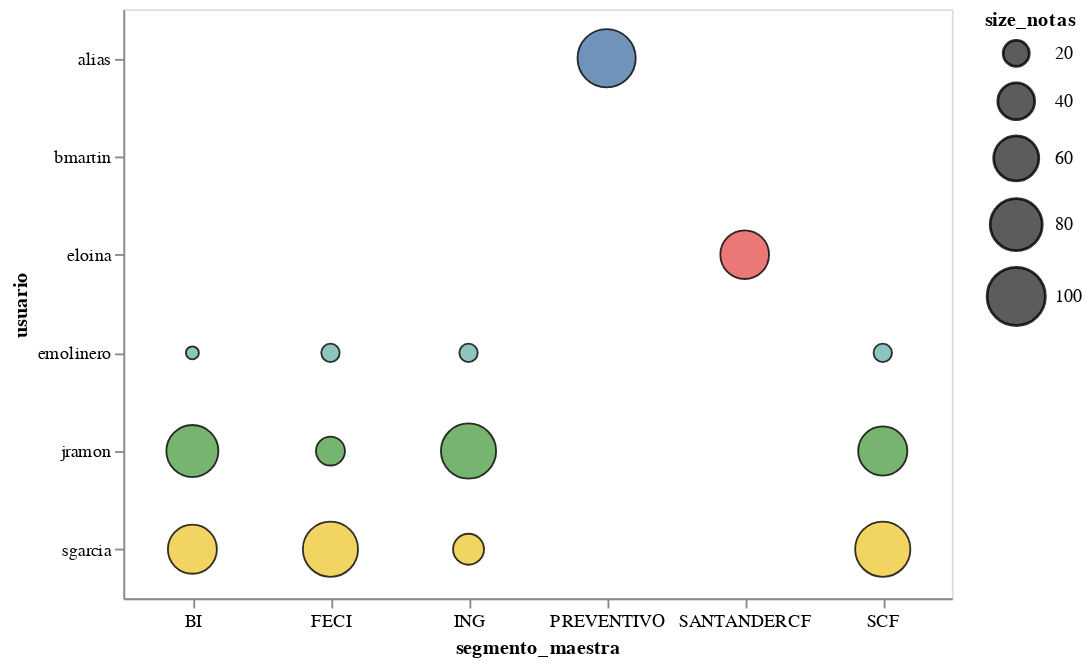

Notebook source saved alongside this figure:
### Code cell
alt.Chart(notas).mark_circle(
    filled=True,
    opacity=0.8,
    stroke='black',
    strokeWidth=1
).encode(
    alt.X('segmento_maestra:O', axis=alt.Axis(labelAngle=0)),
    alt.Y('usuario:N'),
    alt.Size('notas_f_corr:Q',
        scale=alt.Scale(range=[0, 1000]),
        legend=alt.Legend(title='size_notas')
    ),
    alt.Color('usuario:N', legend=None),
    tooltip = [alt.Tooltip('segmento_maestra'),
               alt.Tooltip('usuario'),
               alt.Tooltip('notas_f_corr')
              ]
).properties(
    width=450,
    height=320
).interactive()

### Figure 1 — Vega-Lite specification as saved in the notebook (floating-point values rounded to 4 significant figures)
{"config": {"view": {"continuousWidth": 400, "continuousHeight": 300}}, "data": {"name": "data-ebd97ad0f3756408f0ec2050c936693c"}, "mark": {"type": "circle", "filled": true, "opacity": 0.8, "stroke": "black", "strokeWidth": 1}, "encoding": {"color": {"type": "nominal", "field": "usuario", "legend": null}, "size": {"type": "quantitative", "field": "notas_f_corr", "legend": {"title": "size_notas"}, "scale": {"range": [0, 1000]}}, "tooltip": [{"type": "nominal", "field": "segmento_maestra"}, {"type": "nominal", "field": "usuario"}, {"type": "quantitative", "field": "notas_f_corr"}], "x": {"type": "ordinal", "axis": {"labelAngle": 0}, "field": "segmento_maestra"}, "y": {"type": "nominal", "field": "usuario"}}, "height": 320, "selection": {"selector003": {"type": "interval", "bind": "scales", "encodings": ["x", "y"]}}, "width": 450, "$schema": "https://vega.github.io/schema/vega-lite/v4.8.1.json", "datasets": {"data-ebd97ad0f3756408f0ec2050c936693c": [{"usuario": "alias", "segmento_maestra": "PREVENTIVO", "usuario_segmento": "aliasPREVENTIVO", "tasa_horaria": 1.0, "sum": 0.0, "count": 0.0, "eficacias": 30.0, "horas_trabajadas": 150.0, "factor_corrector": 1.0, "h_trab_seg": 150.0, "cobros_hora": 0.0, "eficacia_hora": 0.2, "suma_notas": 0.2, "max": 100, "min": 20, "max_seg": 0.2, "min_seg": 0.2, "range_seg": 0.0, "notas_f_corr": 100.0}, {"usuario": "emolinero", "segmento_maestra": "BI", "usuario_segmento": "emolineroBI", "tasa_horaria": 0.6, "sum": 280.0, "count": 3.0, "eficacias": 0.0, "horas_trabajadas": 105.0, "factor_corrector": 0.8, "h_trab_seg": 63.0, "cobros_hora": 4.4, "eficacia_hora": 0.0, "suma_notas": 4.4, "max": 80, "min": 5, "max_seg": 11.4, "min_seg": 4.4, "range_seg": 7.0, "notas_f_corr": 5.0}, {"usuario": "emolinero", "segmento_maestra": "FECI", "usuario_segmento": "emolineroFECI", "tasa_horaria": 0.0, "sum": 120.0, "count": 2.0, "eficacias": 0.0, "horas_trabajadas": 105.0, "factor_corrector": 0.8, "h_trab_seg": 5.2, "cobros_hora": 22.9, "eficacia_hora": 0.0, "suma_notas": 22.9, "max": 90, "min": 10, "max_seg": 110.5, "min_seg": 22.9, "range_seg": 87.6, "notas_f_corr": 10.0}, {"usuario": "emolinero", "segmento_maestra": "ING", "usuario_segmento": "emolineroING", "tasa_horaria": 0.3, "sum": 310.0, "count": 2.0, "eficacias": 0.0, "horas_trabajadas": 105.0, "factor_corrector": 0.8, "h_trab_seg": 31.5, "cobros_hora": 9.8, "eficacia_hora": 0.0, "suma_notas": 9.8, "max": 90, "min": 10, "max_seg": 60.5, "min_seg": 9.8, "range_seg": 50.6, "notas_f_corr": 10.0}, {"usuario": "emolinero", "segmento_maestra": "SCF", "usuario_segmento": "emolineroSCF", "tasa_horaria": 0.0, "sum": 0.0, "count": 0.0, "eficacias": 0.0, "horas_trabajadas": 105.0, "factor_corrector": 0.8, "h_trab_seg": 5.2, "cobros_hora": 0.0, "eficacia_hora": 0.0, "suma_notas": 0.0, "max": 90, "min": 10, "max_seg": 89.5, "min_seg": 0.0, "range_seg": 89.5, "notas_f_corr": 10.0}, {"usuario": "jramon", "segmento_maestra": "BI", "usuario_segmento": "jramonBI", "tasa_horaria": 0.6, "sum": 800.0, "count": 2.0, "eficacias": 0.0, "horas_trabajadas": 107.5, "factor_corrector": 0.8, "h_trab_seg": 69.9, "cobros_hora": 11.4, "eficacia_hora": 0.0, "suma_notas": 11.4, "max": 80, "min": 5, "max_seg": 11.4, "min_seg": 4.4, "range_seg": 7.0, "notas_f_corr": 80.0}, {"usuario": "jramon", "segmento_maestra": "FECI", "usuario_segmento": "jramonFECI", "tasa_horaria": 0.1, "sum": 420.0, "count": 2.0, "eficacias": 0.0, "horas_trabajadas": 107.5, "factor_corrector": 0.8, "h_trab_seg": 10.8, "cobros_hora": 39.1, "eficacia_hora": 0.0, "suma_notas": 39.1, "max": 90, "min": 10, "max_seg": 110.5, "min_seg": 22.9, "range_seg": 87.6, "notas_f_corr": 24.8}, {"usuario": "jramon", "segmento_maestra": "ING", "usuario_segmento": "jramonING", "tasa_horaria": 0.2, "sum": 1300.0, "count": 4.0, "eficacias": 0.0, "horas_trabajadas": 107.5, "factor_corrector": 0.8, "h_trab_seg": 21.5, "cobros_hora": 60.5, "eficacia_hora": 0.0, "suma_notas": 60.5, "max": 90, "min": 10, "max_seg": 60.5, "min_seg": 9.8, "range_seg": 50.6, "notas_f_corr": 90.0}, {"usuario": "jramon", "segmento_maestra": "SCF", "usuario_segmento": "jramonSCF", "tasa_horaria": 0.0, "sum": 370.0, "count": 4.0, "eficacias": 0.0, "horas_trabajadas": 107.5, "factor_corrector": 0.8, "h_trab_seg": 5.4, "cobros_hora": 68.8, "eficacia_hora": 0.0, "suma_notas": 68.8, "max": 90, "min": 10, "max_seg": 89.5, "min_seg": 0.0, "range_seg": 89.5, "notas_f_corr": 71.5}, {"usuario": "sgarcia", "segmento_maestra": "BI", "usuario_segmento": "sgarciaBI", "tasa_horaria": 0.7, "sum": 780.0, "count": 4.0, "eficacias": 0.0, "horas_trabajadas": 105.0, "factor_corrector": 0.8, "h_trab_seg": 73.5, "cobros_hora": 10.6, "eficacia_hora": 0.0, "suma_notas": 10.6, "max": 80, "min": 5, "max_seg": 11.4, "min_seg": 4.4, "range_seg": 7.0, "notas_f_corr": 71.0}, {"usuario": "sgarcia", "segmento_maestra": "FECI", "usuario_segmento": "sgarciaFECI", "tasa_horaria": 0.0, "sum": 580.0, "count": 3.0, "eficacias": 0.0, "horas_trabajadas": 105.0, "factor_corrector": 0.8, "h_trab_seg": 5.2, "cobros_hora": 110.5, "eficacia_hora": 0.0, "suma_notas": 110.5, "max": 90, "min": 10, "max_seg": 110.5, "min_seg": 22.9, "range_seg": 87.6, "notas_f_corr": 90.0}, {"usuario": "sgarcia", "segmento_maestra": "ING", "usuario_segmento": "sgarciaING", "tasa_horaria": 0.2, "sum": 450.0, "count": 3.0, "eficacias": 0.0, "horas_trabajadas": 105.0, "factor_corrector": 0.8, "h_trab_seg": 21.0, "cobros_hora": 21.4, "eficacia_hora": 0.0, "suma_notas": 21.4, "max": 90, "min": 10, "max_seg": 60.5, "min_seg": 9.8, "range_seg": 50.6, "notas_f_corr": 28.3}, {"usuario": "sgarcia", "segmento_maestra": "SCF", "usuario_segmento": "sgarciaSCF", "tasa_horaria": 0.0, "sum": 470.0, "count": 4.0, "eficacias": 0.0, "horas_trabajadas": 105.0, "factor_corrector": 0.8, "h_trab_seg": 5.2, "cobros_hora": 89.5, "eficacia_hora": 0.0, "suma_notas": 89.5, "max": 90, "min": 10, "max_seg": 89.5, "min_seg": 0.0, "range_seg": 89.5, "notas_f_corr": 90.0}, {"usuario": "bmartin", "segmento_maestra": "SANTANDERCF", "usuario_segmento": "bmartinSANTANDERCF", "tasa_horaria": 1.0, "sum": 30.0, "count": 1.0, "eficacias": 0.0, "horas_trabajadas": 140.0, "factor_corrector": 1.0, "h_trab_seg": 140.0, "cobros_hora": 0.2, "eficacia_hora": 0.0, "suma_notas": 0.2, "max": 70, "min": 0, "max_seg": 4.0, "min_seg": 0.2, "range_seg": 3.8, "notas_f_corr": 0.0}, {"usuario": "eloina", "segmento_maestra": "SANTANDERCF", "usuario_segmento": "eloinaSANTANDERCF", "tasa_horaria": 1.0, "sum": 600.0, "count": 1.0, "eficacias": 0.0, "horas_trabajadas": 150.0, "factor_corrector": 1.0, "h_trab_seg": 150.0, "cobros_hora": 4.0, "eficacia_hora": 0.0, "suma_notas": 4.0, "max": 70, "min": 0, "max_seg": 4.0, "min_seg": 0.2, "range_seg": 3.8, "notas_f_corr": 70.0}]}}
